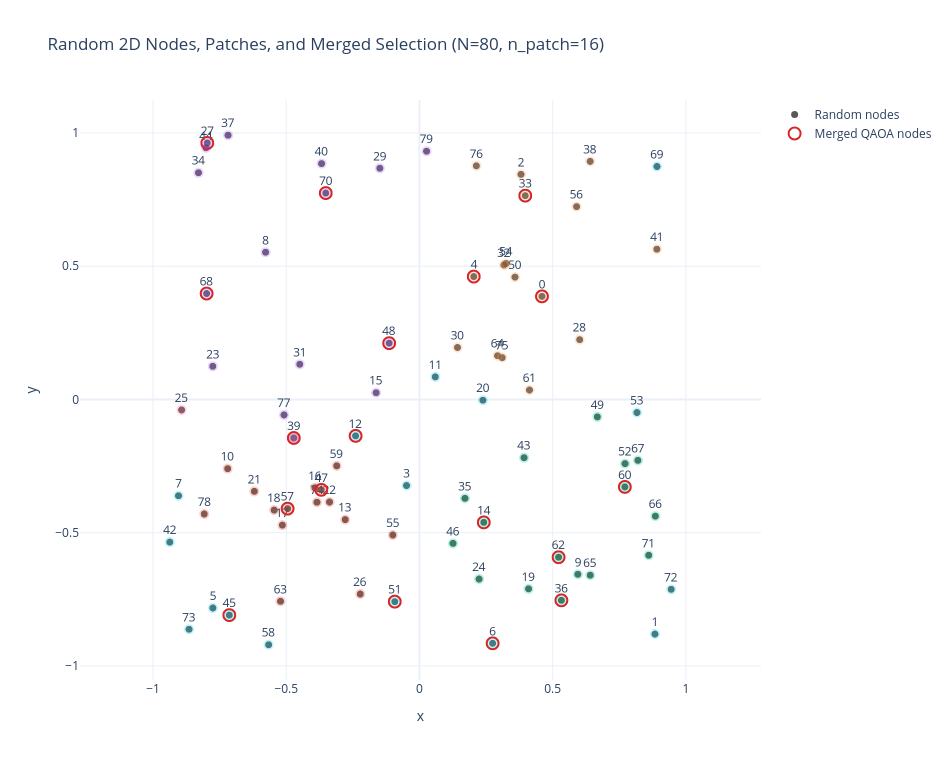

Source (notebook cell):
### Code cell
nodes = np.asarray(result["nodes"], dtype=float)
patches = result["patches"]
records = result["records"]
merged_indices = np.asarray(result["merged_indices"], dtype=np.intp)
mesh_info = result["mesh_info"]
mesh_nodes = np.asarray(mesh_info["nodes"], dtype=float)
triangles = np.asarray(mesh_info["triangles"], dtype=np.intp)
global_idx = np.asarray(mesh_info["global_idx"], dtype=np.intp)

fig = go.Figure()
fig.add_trace(go.Scattergl(
    x=nodes[:, 0],
    y=nodes[:, 1],
    mode="markers+text",
    marker=dict(size=7, color="black", opacity=0.65),
    text=[str(i) for i in range(len(nodes))],
    textposition="top center",
    hovertemplate="node %{text}<extra></extra>",
    name="Random nodes",
))

for i, patch in enumerate(patches):
    interior = np.asarray(patch.get("interior_idx", []), dtype=np.intp)
    halo = np.asarray(patch.get("halo_idx", []), dtype=np.intp)
    patch_idx = np.concatenate([interior, halo]) if halo.size else interior
    if patch_idx.size == 0:
        continue
    pts = nodes[patch_idx]
    fig.add_trace(go.Scattergl(
        x=pts[:, 0],
        y=pts[:, 1],
        mode="markers",
        marker=dict(size=10, opacity=0.28),
        name=f"patch {i}",
        hovertemplate=f"patch {i}<extra></extra>",
        showlegend=False,
    ))

fig.add_trace(go.Scattergl(
    x=nodes[merged_indices, 0],
    y=nodes[merged_indices, 1],
    mode="markers",
    marker=dict(size=12, color="#d62728", symbol="circle-open", line=dict(width=2)),
    name="Merged QAOA nodes",
))

fig.update_layout(
    title=f"Random 2D Nodes, Patches, and Merged Selection (N={len(nodes)}, n_patch={n_patch})",
    xaxis_title="x",
    yaxis_title="y",
    template="plotly_white",
    width=950,
    height=760,
)
fig.update_yaxes(scaleanchor="x", scaleratio=1)
fig.show()

### Figure 1 — Plotly figure (JSON) as saved in the notebook; plotly's stock layout.template omitted (floating-point values rounded to 4 significant figures)
{"data": [{"hovertemplate": "node %{text}<extra></extra>", "marker": {"color": "black", "opacity": 0.65, "size": 7}, "mode": "markers+text", "name": "Random nodes", "text": ["0", "1", "2", "3", "4", "5", "6", "7", "8", "9", "10", "11", "12", "13", "14", "15", "16", "17", "18", "19", "20", "21", "22", "23", "24", "25", "26", "27", "28", "29", "30", "31", "32", "33", "34", "35", "36", "37", "38", "39", "40", "41", "42", "43", "44", "45", "46", "47", "48", "49", "50", "51", "52", "53", "54", "55", "56", "57", "58", "59", "60", "61", "62", "63", "64", "65", "66", "67", "68", "69", "70", "71", "72", "73", "74", "75", "76", "77", "78", "79"], "textposition": "top center", "type": "scattergl", "x": [0.4598, 0.8838, 0.381, -0.04863, 0.2038, -0.7755, 0.2745, -0.9046, -0.5776, 0.5945, -0.72, 0.05928, -0.2398, -0.2787, 0.2414, -0.1628, -0.3921, -0.5146, -0.5454, 0.4094, 0.238, -0.6198, -0.3376, -0.7758, 0.2238, -0.8929, -0.2224, -0.7965, 0.6013, -0.1487, 0.1427, -0.4494, 0.3172, 0.397, -0.8296, 0.1708, 0.5327, -0.7185, 0.6407, -0.4717, -0.3675, 0.8911, -0.9371, 0.3926, -0.8013, -0.7137, 0.1258, -0.3685, -0.1138, 0.6676, 0.3586, -0.09271, 0.7716, 0.8164, 0.3248, -0.1001, 0.5898, -0.495, -0.5662, -0.3106, 0.7709, 0.4129, 0.5222, -0.5216, 0.2932, 0.6409, 0.8853, 0.8199, -0.799, 0.8915, -0.3518, 0.8603, 0.9448, -0.8648, -0.3849, 0.3104, 0.2136, -0.5084, -0.8078, 0.02662], "y": [0.3868, -0.8807, 0.8448, -0.3232, 0.4613, -0.7827, -0.9153, -0.3615, 0.5525, -0.6564, -0.2599, 0.08473, -0.1367, -0.451, -0.4614, 0.0252, -0.3315, -0.4718, -0.4154, -0.7109, -0.002894, -0.345, -0.385, 0.1244, -0.6742, -0.03939, -0.7304, 0.9628, 0.2245, 0.8678, 0.195, 0.132, 0.5047, 0.7651, 0.8509, -0.3713, -0.7541, 0.9917, 0.8935, -0.1446, 0.8853, 0.5639, -0.5354, -0.2187, 0.9446, -0.8095, -0.5403, -0.3393, 0.2112, -0.06536, 0.4591, -0.759, -0.2409, -0.04921, 0.5102, -0.5089, 0.7238, -0.4099, -0.9208, -0.2492, -0.3283, 0.03533, -0.5922, -0.7577, 0.1641, -0.6598, -0.4381, -0.2287, 0.3976, 0.8744, 0.7747, -0.5849, -0.7128, -0.8627, -0.3859, 0.157, 0.8769, -0.05819, -0.43, 0.9316]}, {"hovertemplate": "patch 0<extra></extra>", "marker": {"opacity": 0.28, "size": 10}, "mode": "markers", "name": "patch 0", "showlegend": false, "type": "scattergl", "x": [-0.495, -0.5146, -0.5454, -0.3849, -0.3921, -0.3376, -0.3685, -0.2787, -0.6198, -0.3106, -0.4717, -0.72, -0.5216, -0.8078, -0.1001, -0.2224], "y": [-0.4099, -0.4718, -0.4154, -0.3859, -0.3315, -0.385, -0.3393, -0.451, -0.345, -0.2492, -0.1446, -0.2599, -0.7577, -0.43, -0.5089, -0.7304]}, {"hovertemplate": "patch 1<extra></extra>", "marker": {"opacity": 0.28, "size": 10}, "mode": "markers", "name": "patch 1", "showlegend": false, "type": "scattergl", "x": [0.1258, 0.2414, 0.1708, 0.2238, 0.4094, 0.5222, 0.5327, 0.7709, 0.6409, 0.8199, 0.5945, 0.7716, 0.8853, 0.8603, 0.3926, 0.6676], "y": [-0.5403, -0.4614, -0.3713, -0.6742, -0.7109, -0.5922, -0.7541, -0.3283, -0.6598, -0.2287, -0.6564, -0.2409, -0.4381, -0.5849, -0.2187, -0.06536]}, {"hovertemplate": "patch 2<extra></extra>", "marker": {"opacity": 0.28, "size": 10}, "mode": "markers", "name": "patch 2", "showlegend": false, "type": "scattergl", "x": [-0.4494, -0.1138, -0.799, -0.3518, -0.1487, -0.5776, -0.3675, -0.8296, -0.7758, -0.7185, -0.8013, -0.7965, -0.1628, -0.5084, 0.02662, -0.4717], "y": [0.132, 0.2112, 0.3976, 0.7747, 0.8678, 0.5525, 0.8853, 0.8509, 0.1244, 0.9917, 0.9446, 0.9628, 0.0252, -0.05819, 0.9316, -0.1446]}, {"hovertemplate": "patch 3<extra></extra>", "marker": {"opacity": 0.28, "size": 10}, "mode": "markers", "name": "patch 3", "showlegend": false, "type": "scattergl", "x": [0.6013, 0.2932, 0.3104, 0.4598, 0.3586, 0.2038, 0.3248, 0.3172, 0.8911, 0.5898, 0.6407, 0.397, 0.381, 0.2136, 0.1427, 0.4129], "y": [0.2245, 0.1641, 0.157, 0.3868, 0.4591, 0.4613, 0.5102, 0.5047, 0.5639, 0.7238, 0.8935, 0.7651, 0.8448, 0.8769, 0.195, 0.03533]}, {"hovertemplate": "patch 4<extra></extra>", "marker": {"opacity": 0.28, "size": 10}, "mode": "markers", "name": "patch 4", "showlegend": false, "type": "scattergl", "x": [0.8838, 0.9448, 0.2745, 0.8164, -0.09271, -0.04863, 0.238, 0.05928, -0.2398, -0.5662, -0.7137, -0.7755, -0.8648, 0.8915, -0.9371, -0.9046], "y": [-0.8807, -0.7128, -0.9153, -0.04921, -0.759, -0.3232, -0.002894, 0.08473, -0.1367, -0.9208, -0.8095, -0.7827, -0.8627, 0.8744, -0.5354, -0.3615]}, {"hovertemplate": "patch 5<extra></extra>", "marker": {"opacity": 0.28, "size": 10}, "mode": "markers", "name": "patch 5", "showlegend": false, "type": "scattergl", "x": [-0.8929], "y": [-0.03939]}, {"marker": {"color": "#d62728", "line": {"width": 2}, "size": 12, "symbol": "circle-open"}, "mode": "markers", "name": "Merged QAOA nodes", "type": "scattergl", "x": [-0.3685, -0.495, -0.4717, -0.2398, 0.2414, 0.5222, 0.5327, 0.7709, -0.1138, -0.799, -0.3518, -0.7965, 0.4598, 0.2038, 0.397, 0.2745, -0.09271, -0.7137], "y": [-0.3393, -0.4099, -0.1446, -0.1367, -0.4614, -0.5922, -0.7541, -0.3283, 0.2112, 0.3976, 0.7747, 0.9628, 0.3868, 0.4613, 0.7651, -0.9153, -0.759, -0.8095]}], "layout": {"height": 760, "title": {"text": "Random 2D Nodes, Patches, and Merged Selection (N=80, n_patch=16)"}, "width": 950, "xaxis": {"title": {"text": "x"}}, "yaxis": {"scaleanchor": "x", "scaleratio": 1, "title": {"text": "y"}}}}
